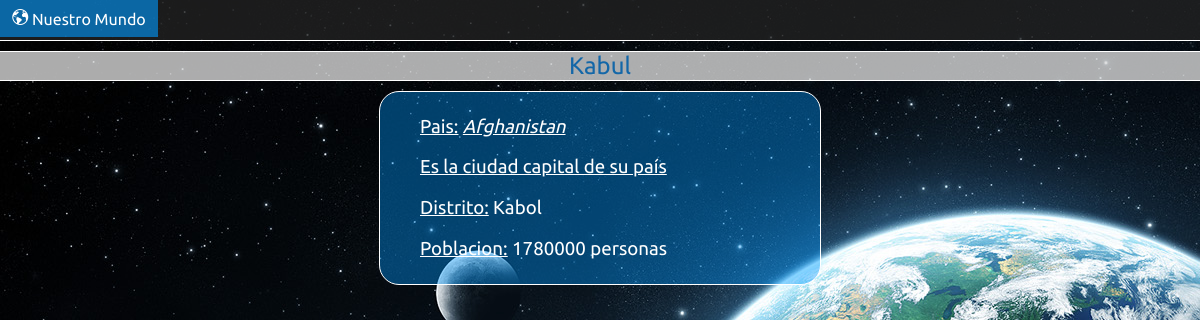
The page /nuestromundo/ciudades/8 on the database its author committed.
### NuestroMundo/models.py (models this page shows, shortened)
class Ciudad(models.Model):
    nombre = models.CharField(max_length=60)
    codigo_pais = models.CharField(max_length=3)
    distrito = models.CharField(max_length=60)
    poblacion = models.IntegerField(default=10000)

class Pais(models.Model):
    codigo = models.CharField(max_length=3)
    nombre = models.CharField(max_length=60)
    continente = models.CharField(max_length=60)
    region = models.CharField(max_length=40)
    area = models.DecimalField(max_digits=22, decimal_places=2)
    independencia = models.IntegerField(default=1948)
    poblacion = models.IntegerField(default=1000000)
    esperanza_vida = models.DecimalField(max_digits=3, decimal_places=1)
    PIB = models.DecimalField(max_digits=18, decimal_places=2)
    PIB_anterior = models.DecimalField(max_digits=18, decimal_places=2)
    nombre_local = models.CharField(max_length=60)
    tipo_gobierno = models.CharField(max_length=80)
    lider_estado = models.CharField(max_length=60)
    capital = models.IntegerField()
    codigo_corto = models.CharField(max_length=2)

### NuestroMundo/views.py (the view)
# urls.py: url(r'^ciudades/(?P<id_ciudad>[0-9]+)$', views.ciudad, name='ciudades'),
def ciudad(request, id_ciudad):
    ciudad = Ciudad.objects.get(pk=id_ciudad)
    pais = Pais.objects.get(codigo=ciudad.codigo_pais)
    context = {'ciudad' : ciudad, 'pais' : pais}
    return render(request, 'nuestromundo/ciudad.html', context)

### NuestroMundo/templates/NuestroMundo/ciudad.html (shortened to what this page needs)
{% load staticfiles %}
<head>
    <link rel="stylesheet" type="text/css" href="{% static 'NuestroMundo/style/estilo.css' %}" />
    <link rel="stylesheet" type="text/css" href="{% static 'NuestroMundo/style/mundo.css' %}" />
    <link rel="stylesheet" type="text/css" href="{% static 'NuestroMundo/style/ciudad.css' %}" />
</head>
<div class="barra-controles">
    <a href="{% url 'NuestroMundo:index' %}">
        <div class="control">
            <p class="icono-control"></p>
            <p class="titulo-control">Nuestro Mundo</p>
        </div>
    </a>
</div>
<p class="titulo-seccion">{{ ciudad.nombre }}</p>
<div class="informacion">
    <div class="columna">
        <h3><u>Pais:</u> <a href="{% url 'NuestroMundo:paises' pais.codigo %}">{{ pais.nombre }} </a></h3>
        {% if pais.capital == ciudad.id %}
            <h3><u>Es la ciudad capital de su país</u></h3>
        {% endif %}
        <h3><u>Distrito:</u> {{ ciudad.distrito }} </h3>
        <h3><u>Poblacion:</u> {{ ciudad.poblacion }} personas</h3>
    </div>
</div>

### NuestroMundo/static/NuestroMundo/style/estilo.css (style rules this page uses)
h1, h2, h3, h4, h5, h6 { font-weight: normal; }
a { color: #fff; text-decoration: none; }
.barra-controles { background: rgb(34, 34, 34); background: rgba(34, 34, 34, 0.8); border-bottom: 1px solid #fff; height: 40px; margin: 0; width: 100%; }
.control { background: rgb(0, 153, 255); background: rgba(0, 153, 255, 0.6); cursor: pointer; display: inline-block; margin: 0; padding: 9px; text-align: center; width: 140px; }
.icono-control, .titulo-control { color: #fff; display: inline-block; margin: 0; }
.icono-control { font-family: "mdl2"; }

### NuestroMundo/static/NuestroMundo/style/mundo.css (style rules this page uses)
.informacion { background: rgb(0, 153, 255); background: rgba(0, 153, 255, 0.4); border: 1px solid #fff; border-radius: 20px; display: inline-block; margin-top: 5px; padding: 5px 20px; }
.informacion .columna { display: inline-block; margin: 0 20px; }
.titulo-seccion { background: rgb(216, 216, 216); background: rgba(216, 216, 216, 0.8); border: 1px solid #fff; border-left: 0; border-right: 0; color: #1367a8; font-size: 24px; margin: 10px 0; text-align: center; }

### NuestroMundo/static/NuestroMundo/style/ciudad.css (style rules this page uses)
.informacion { display: block; margin: 0 auto; width: 400px; }
h3 a { font-style: italic; text-decoration: underline; }

### rows shown on the page
Ciudad: nombre "Kabul", distrito "Kabol", poblacion "1780000"
Pais: nombre "Afghanistan"
